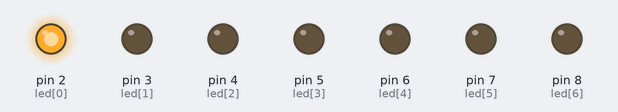
A sketch run on a simulated Arduino Uno, built with avr-gcc and run on an emulated ATmega328P. Shown: output pins drawn as LEDs (lit = HIGH).

Above: at 0.2 s.
At 1.2 s:
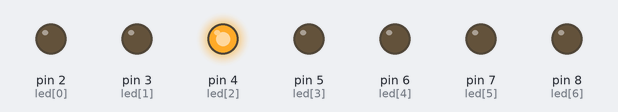
At 1.7 s:
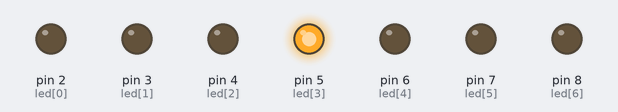
At 3.2 s:
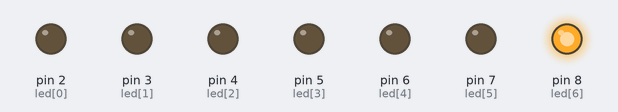
At 5.7 s:
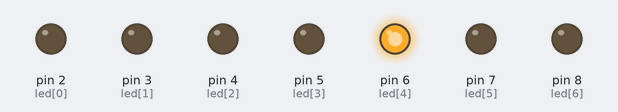
At 7.7 s:
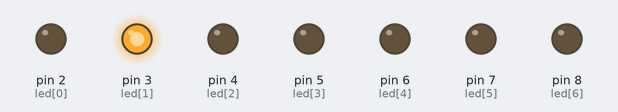
Timing chart, 0 to 8.1 s (numbered marks = the images above):
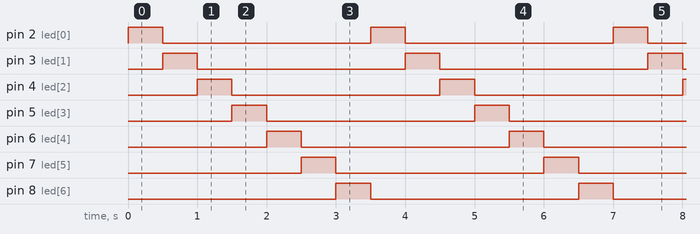

The sketch:

517_0.ino
```cpp
//p.274 함수로 만들기

const unsigned int led[7] = {2, 3, 4, 5, 6, 7, 8};

void display_clear(){
  for(int x=0;x<7;x++){
    digitalWrite(led[x], LOW);
  }
}

void display_init(){
  for(int x=0;x<7;x++){
    pinMode(led[x], OUTPUT);
  }
}

void setup() {
  display_init();
}

void loop() {
  for(int x=0;x<7;x++){
    display_clear();

    digitalWrite(led[x], HIGH);

    delay(500);
  }
}
```

Measured:
- by itself, pin 2 (led[0]), pin 3 (led[1]), pin 4 (led[2]), pin 5 (led[3]), pin 6 (led[4]), pin 7 (led[5]), pin 8 (led[6]): alternates HIGH for 0.50 s and LOW for 3.0 s
- by itself, everything shown: repeats every 3.5 s, in 7 steps
